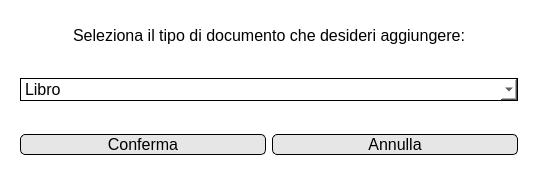
<?xml version="1.0" encoding="UTF-8"?>
<ui version="4.0">
 <class>Dialog</class>
 <widget class="QDialog" name="Dialog">
  <property name="geometry">
   <rect>
    <x>0</x>
    <y>0</y>
    <width>538</width>
    <height>180</height>
   </rect>
  </property>
  <property name="windowTitle">
   <string>Aggiungi documento</string>
  </property>
  <property name="windowIcon">
   <iconset>
    <normaloff>../Resources/logo.png</normaloff>../Resources/logo.png</iconset>
  </property>
  <property name="styleSheet">
   <string notr="true">background-color: rgb(255, 255, 255);</string>
  </property>
  <property name="modal">
   <bool>true</bool>
  </property>
  <layout class="QVBoxLayout" name="verticalLayout">
   <item>
    <widget class="QWidget" name="widget" native="true">
     <layout class="QVBoxLayout" name="verticalLayout_2">
      <item>
       <widget class="QLabel" name="label">
        <property name="font">
         <font>
          <pointsize>12</pointsize>
         </font>
        </property>
        <property name="text">
         <string>Seleziona il tipo di documento che desideri aggiungere:</string>
        </property>
        <property name="alignment">
         <set>Qt::AlignCenter</set>
        </property>
       </widget>
      </item>
     </layout>
    </widget>
   </item>
   <item>
    <widget class="QWidget" name="widget_3" native="true">
     <layout class="QVBoxLayout" name="verticalLayout_3">
      <item>
       <widget class="QComboBox" name="tipologiaDocumento">
        <property name="font">
         <font>
          <pointsize>12</pointsize>
         </font>
        </property>
        <property name="styleSheet">
         <string notr="true">border: 1px solid;</string>
        </property>
        <item>
         <property name="text">
          <string>Libro</string>
         </property>
        </item>
        <item>
         <property name="text">
          <string>Rivista</string>
         </property>
        </item>
       </widget>
      </item>
     </layout>
    </widget>
   </item>
   <item>
    <widget class="QWidget" name="widget_2" native="true">
     <layout class="QHBoxLayout" name="horizontalLayout">
      <item>
       <widget class="QPushButton" name="confermaButton">
        <property name="font">
         <font>
          <pointsize>12</pointsize>
         </font>
        </property>
        <property name="styleSheet">
         <string notr="true">QPushButton#confermaButton {
	border: 1px solid;
	background-color:rgb(230, 230, 230);
	border-radius: 5px;
	border-color: rgb(0, 0, 0);
}
QPushButton#confermaButton:hover {
	background-color: rgb(207, 207, 207);
}</string>
        </property>
        <property name="text">
         <string>Conferma</string>
        </property>
        <property name="icon">
         <iconset>
          <normaloff>../Resources/ok icon.png</normaloff>../Resources/ok icon.png</iconset>
        </property>
       </widget>
      </item>
      <item>
       <widget class="QPushButton" name="annullaButton">
        <property name="font">
         <font>
          <pointsize>12</pointsize>
         </font>
        </property>
        <property name="styleSheet">
         <string notr="true">QPushButton#annullaButton {
	border: 1px solid;
	background-color:rgb(230, 230, 230);
	border-radius: 5px;
	border-color: rgb(0, 0, 0);
}
QPushButton#annullaButton:hover {
	background-color: rgb(207, 207, 207);
}</string>
        </property>
        <property name="text">
         <string>Annulla</string>
        </property>
        <property name="icon">
         <iconset>
          <normaloff>../Resources/red x icon.png</normaloff>../Resources/red x icon.png</iconset>
        </property>
       </widget>
      </item>
     </layout>
    </widget>
   </item>
  </layout>
 </widget>
 <resources/>
 <connections/>
</ui>
